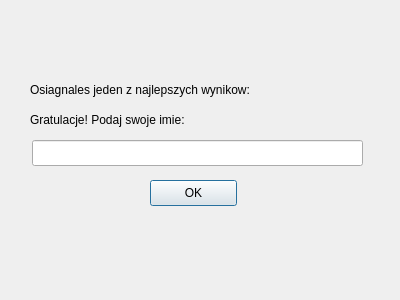
<?xml version="1.0" encoding="UTF-8"?>
<ui version="4.0">
 <class>LeaderboardUpdateWindow</class>
 <widget class="QDialog" name="LeaderboardUpdateWindow">
  <property name="geometry">
   <rect>
    <x>0</x>
    <y>0</y>
    <width>400</width>
    <height>300</height>
   </rect>
  </property>
  <property name="windowTitle">
   <string>Dialog</string>
  </property>
  <widget class="QPushButton" name="pushButton">
   <property name="geometry">
    <rect>
     <x>150</x>
     <y>180</y>
     <width>87</width>
     <height>26</height>
    </rect>
   </property>
   <property name="text">
    <string>OK</string>
   </property>
  </widget>
  <widget class="QLabel" name="scoreLabel">
   <property name="geometry">
    <rect>
     <x>30</x>
     <y>80</y>
     <width>361</width>
     <height>20</height>
    </rect>
   </property>
   <property name="layoutDirection">
    <enum>Qt::LayoutDirection::LeftToRight</enum>
   </property>
   <property name="text">
    <string>Osiagnales jeden z najlepszych wynikow:</string>
   </property>
  </widget>
  <widget class="QLabel" name="namePromptLabel">
   <property name="geometry">
    <rect>
     <x>30</x>
     <y>110</y>
     <width>211</width>
     <height>20</height>
    </rect>
   </property>
   <property name="text">
    <string>Gratulacje! Podaj swoje imie:</string>
   </property>
  </widget>
  <widget class="QLineEdit" name="lineEdit">
   <property name="geometry">
    <rect>
     <x>32</x>
     <y>140</y>
     <width>331</width>
     <height>26</height>
    </rect>
   </property>
  </widget>
 </widget>
 <resources/>
 <connections/>
</ui>
